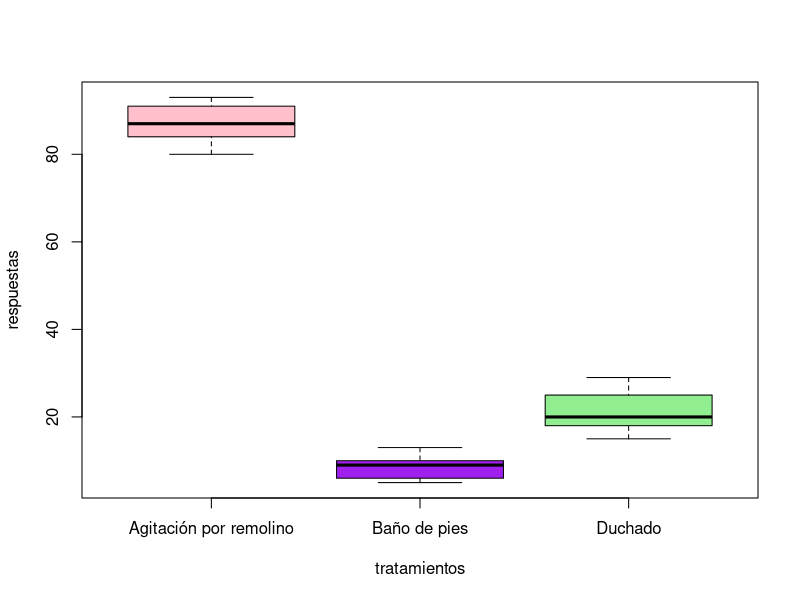

This chart was generated by the following R code:
#Se compararon tres métodos para reducir la flora bacteriana de la piel. Los conteos
#de las bacterias se efectuaron en el pie derecho de las personas antes y después
#del tratamiento. La variable respuesta fué el porcentaje de disminución de las
#bacterias

#\begin{table}[ht]
#\centering
#\begin{tabular}{|l|*{9}{c|}} % Se agregó un asterisco (*) para especificar que hay nueve columnas de tipo 'c'
#\toprule
#Método & \multicolumn{9}{c|}{Repeticiones}\\ % Se especifica que la multicolumna debe tener nueve columnas
#\midrule
#Agitación por remolino & 91 & 87 & 88 & 84 & 86 & 80 & 92 & 81 & 93\\
#Duchado                & 18 & 22 & 20 & 29 & 25 & 16 & 15 & 26 & 19\\
#Baño de pies            &  6 &  6 &  8 &  9 & 13 & 10 & 12 &  5 &  9\\
#\bottomrule
#\end{tabular}
#\caption{Ejemplo de tabla con \texttt{booktabs}}
#\label{tab:ejemplo}
#\end{table}

#El objetivo del experimento es esstablecer si hay diferencias entre los efectos de los
#tratamientos sobre la variable respuesta. Para este fin, de respuesta a las siguientes
#preguntas:
  #a) Realice un análisis descriptivo en el pueda darse una idea del efecto de
#los tratamientos sobre la variable respuesta. Interprete en el contexto del
#problema.
#b) Especificar el diseño y el modelo para analizar estos datos.
#c) Describir los factores, los niveles, las unidades experimentales y la variable
#de respuesta.
#d) Efectuar el ANOVA correspondiente al modelo y haga un diagnóstico com-
  #pleto del modelo.
#e) Interpretar la prueba F si usted considera que esto es adecuado. Caso contra-
  #rio, realice un procedimiento estadístico adecuado que le permita concluir
#sobre el objetivo del experimento.

#Solucion de GPT-4

# Primero, definimos los datos de los tratamientos y las respuestas correspondientes.
tratamientos = rep(c("Agitación por remolino", "Duchado", "Baño de pies"), c(9, 9, 9))
respuestas = c(91, 87, 88, 84, 86, 80, 92, 81, 93,
               18, 22, 20, 29, 25, 16, 15, 26, 19,
               6,  6,  8,  9, 13, 10, 12,  5,  9)

# Creamos un dataframe que combina los vectores de tratamientos y respuestas.
datos = data.frame(tratamientos, respuestas)

# Usamos la función attach() para poder referirnos a las columnas del dataframe por su nombre.
attach(datos)

# Generamos un boxplot para visualizar la distribución de las respuestas para cada tratamiento.
boxplot(respuestas ~ tratamientos, data = datos, col = c("pink","purple","lightgreen"))

# Realizamos el ANOVA utilizando la función aov().
modelo = aov(respuestas ~ tratamientos, data = datos)

# Mostramos el resumen del modelo.
summary(modelo)

# Calculamos los residuos del modelo.
residuos = residuals(modelo)

# Realizamos la prueba de Shapiro-Wilk para verificar la normalidad de los residuos.
shapiro.test(residuos)

# Si el valor p obtenido de la prueba de Shapiro-Wilk es menor que 0.05, entonces los residuos no siguen una distribución normal.
# En este caso, podríamos considerar transformar los datos o usar un modelo de regresión no paramétrico.

# Realizamos la prueba de Levene para verificar la homocedasticidad de los residuos.
install.packages("car")
require(car)
leveneTest(respuestas ~ tratamientos, data = datos)

# Si el valor p obtenido de la prueba de Levene es menor que 0.05, entonces los residuos no tienen varianzas iguales.
# En este caso, podríamos considerar transformar los datos o usar un modelo de regresión no paramétrico.

# Finalmente, interpretamos el resultado del ANOVA.
# Si el valor p obtenido del ANOVA es menor que 0.05, entonces al menos uno de los tratamientos tiene un efecto significativo en la disminución de las bacterias.
